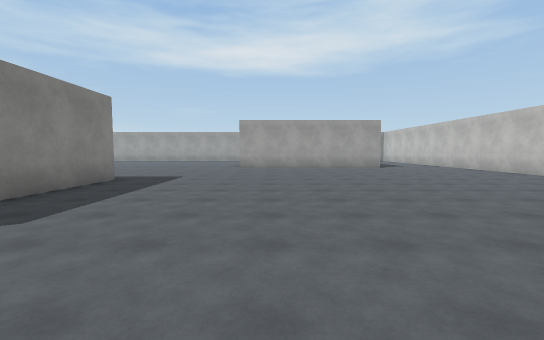
View 1 (above)

24 first-person views from a walk through a scene from a Unity 3-D project. The camera is 1.5 m above the floor, tilts 4° down and sees 90° across. The floor is counted in squares, 2 m on a side. Each view is taken from the middle of a square. On the plan, view 1 faces up. The plan holds only what a view shows up to about 10 squares ahead; the rest is blank. The place goes on beyond the plan. Surface patterns are stand-ins for the level's own textures.

View 2
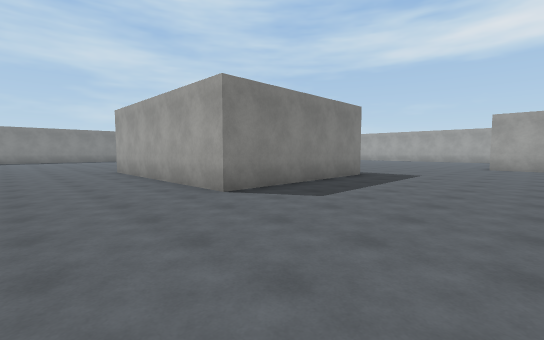

View 3
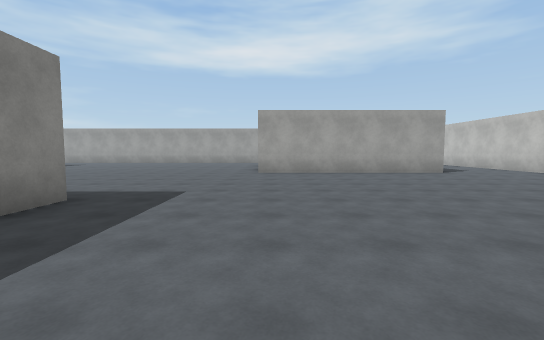

View 4
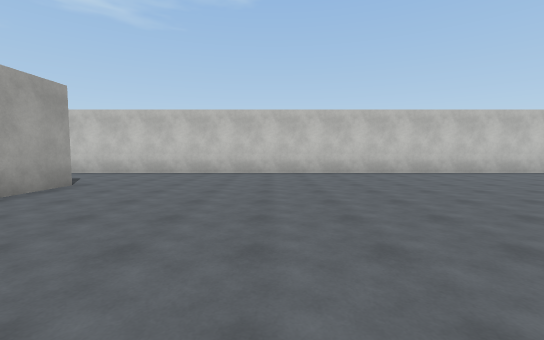

View 5
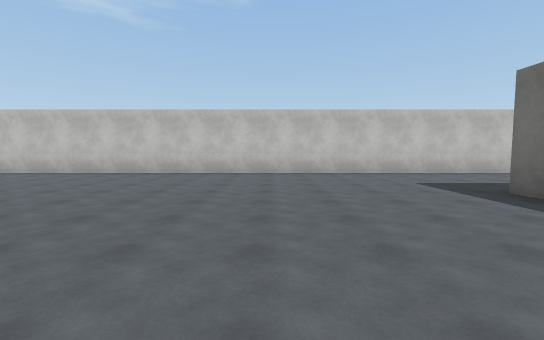

View 6
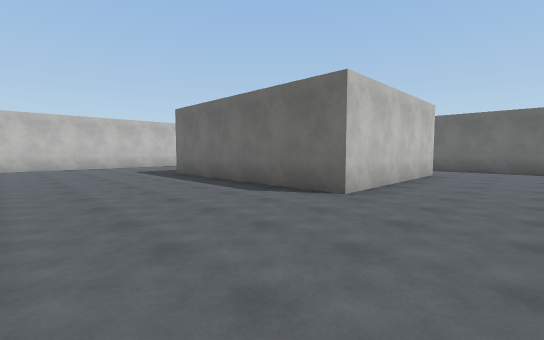

View 7
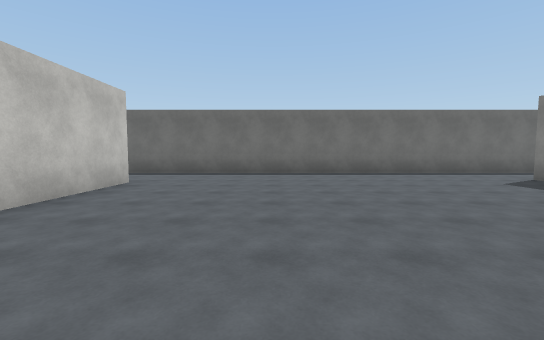

View 8
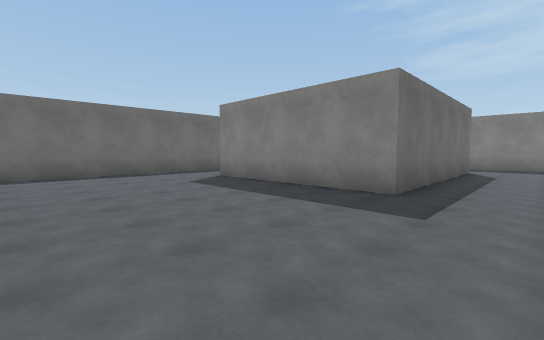

View 9
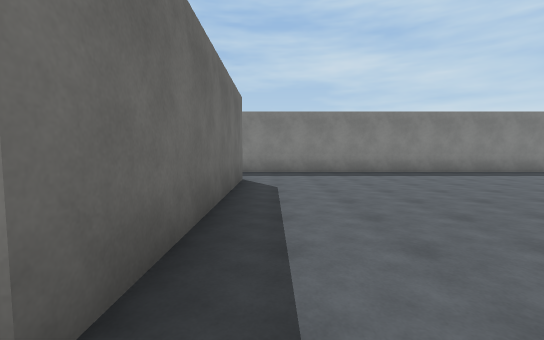

View 10
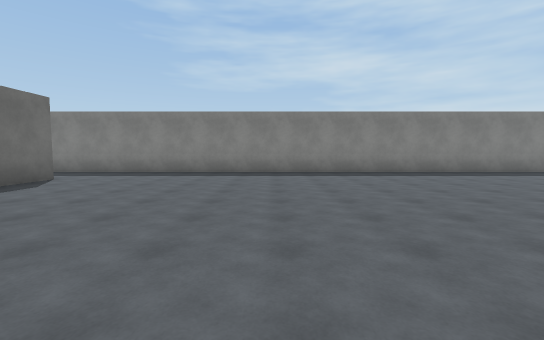

View 11
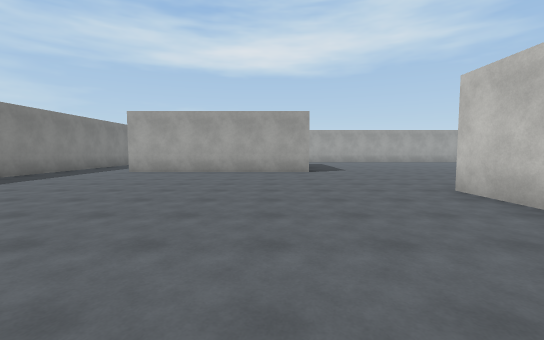

View 12
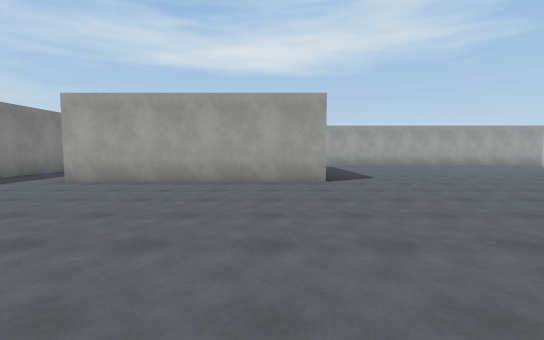

View 13
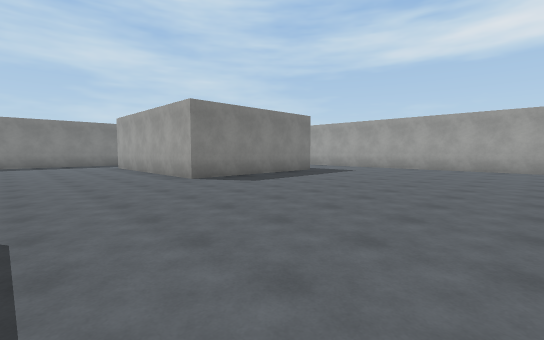

View 14
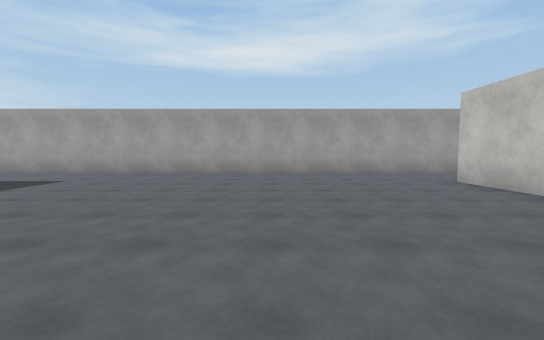

View 15
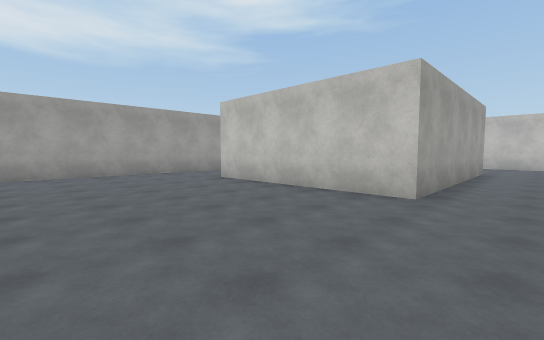

View 16
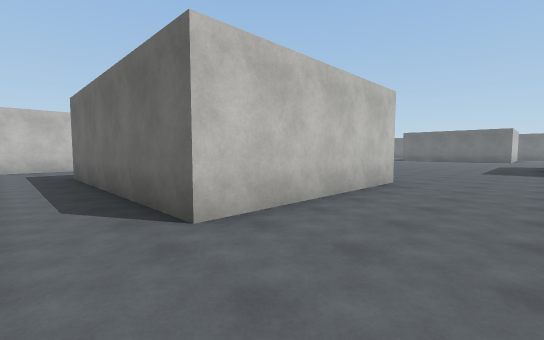

View 17
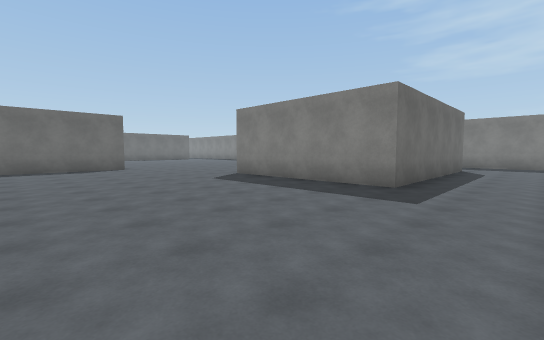

View 18
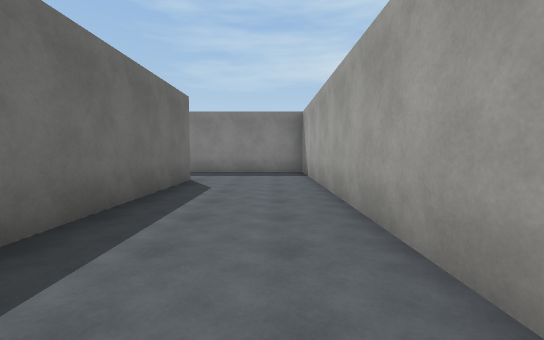

View 19
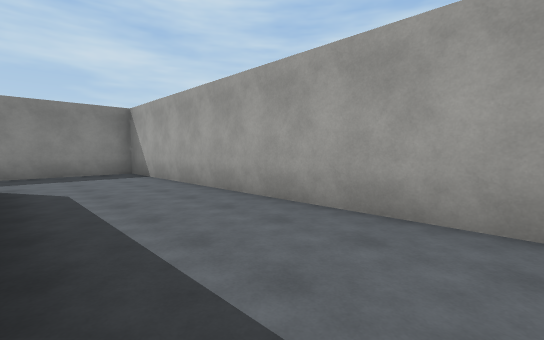

View 20
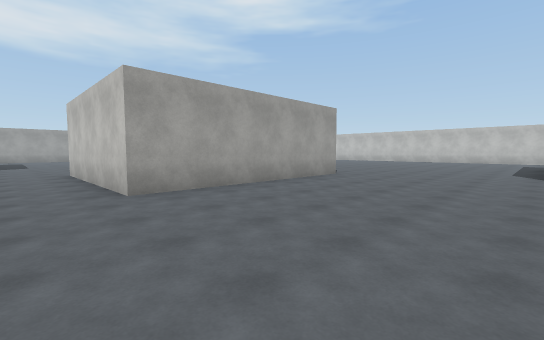

View 21
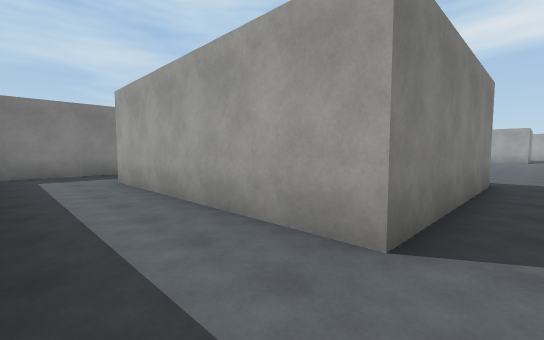

View 22
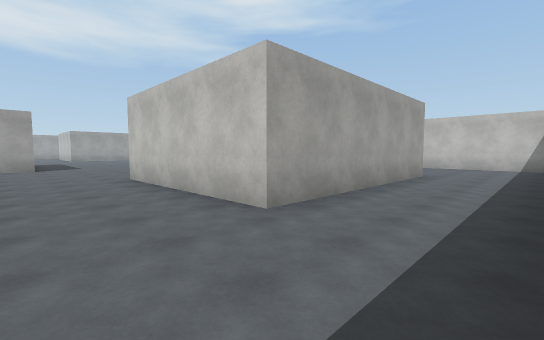

View 23
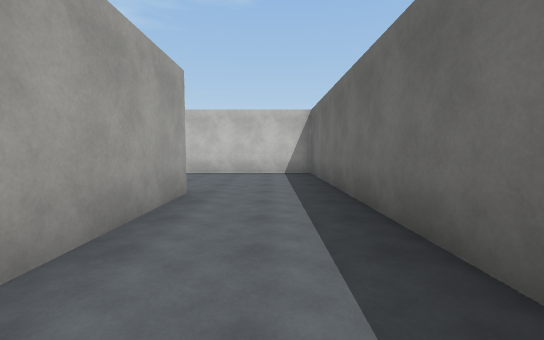

View 24
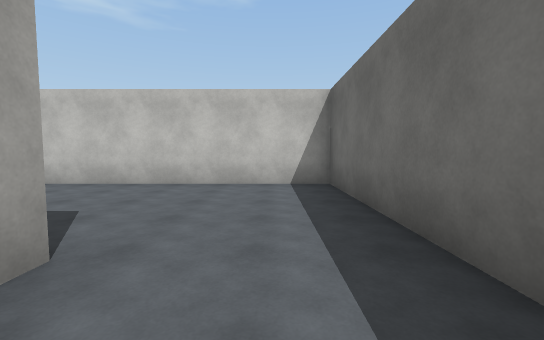

### Floor plan
Points are (right, up) in squares from view 1. A wall is a line through its corners. A room is listed if a view was taken in it or the views show most of it. See-through windows are left out.
Room 1 (views 1, 2, 3, 4, 5, 6, 7, 8, 9, 10, 11, 12, 13, 14, 15, 16, 17, 18, 19, 20, 21, 22, 23, 24)
walls: (-4.1, 7.1) (-4.1, 1.9) (-10.5, 1.9) (-10.5, 7.1); (-9.4, 7.1) (-6.9, 7.1); (5, 12.4) (-1.5, 12.4) (-1.5, 17.6) (5, 17.6); (3.9, -8.5) (-2.6, -8.5) (-2.6, -3.2) (3.9, -3.2); (0.2, 20.1) (-21.7, 20.1) (-21.7, -5.9); (-19.2, -3.8) (-12.8, -3.8) (-12.8, -9) (-19.2, -9); (8.2, 17) (8.2, 19); (-15.1, -11.3) (8.2, -11.3) (8.2, 14.9); (-19.1, 16.9) (-12.8, 16.9) (-12.8, 11.6) (-19.1, 11.6); (-21.7, -8.2) (-21.7, -11.1)

Positions as (right, up) in squares from view 1, and headings:
1: (0, 0), facing up
2: (0, -1), facing up-left
3: (-1, 3), facing up
4: (-1, 8), facing right
5: (-1, 1), facing right
6: (-5, 1), facing down-right
7: (-6, -2), facing down
8: (-8, -2), facing down-left
9: (-12, -3), facing left
10: (-12, 2), facing left
11: (-14, 2), facing up
12: (-14, 5), facing up
13: (-6, 8), facing up-left
14: (-6, 11), facing up
15: (-6, 11), facing up-right
16: (-4, 19), facing down-right
17: (-7, 19), facing down-left
18: (-12, 19), facing left
19: (-12, 17), facing up-left
20: (-12, -3), facing up-right
21: (-12, -11), facing up-left
22: (-5, -11), facing up-right
23: (-1, -10), facing right
24: (2, -10), facing right
